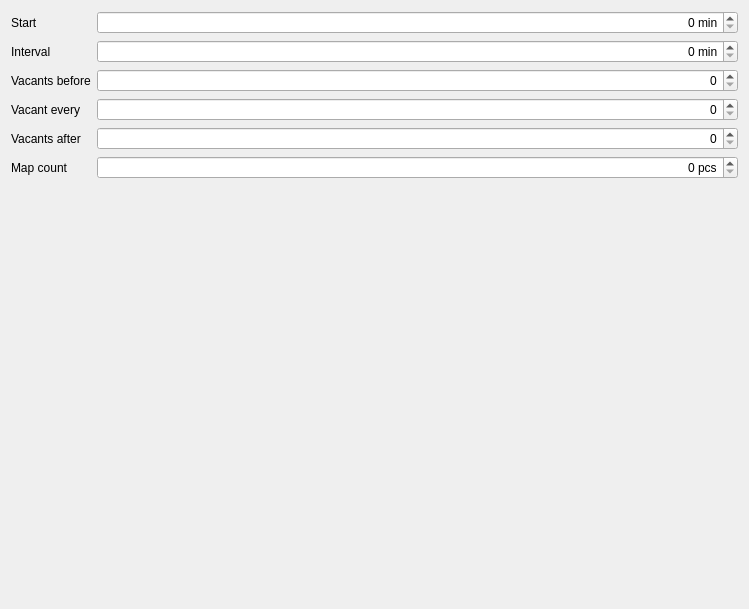
<?xml version="1.0" encoding="UTF-8"?>
<ui version="4.0">
 <class>ClassDefWidget</class>
 <widget class="QWidget" name="ClassDefWidget">
  <property name="geometry">
   <rect>
    <x>0</x>
    <y>0</y>
    <width>749</width>
    <height>609</height>
   </rect>
  </property>
  <property name="windowTitle">
   <string>Form</string>
  </property>
  <layout class="QFormLayout" name="formLayout">
   <item row="0" column="0">
    <widget class="QLabel" name="label_3">
     <property name="text">
      <string>Start</string>
     </property>
    </widget>
   </item>
   <item row="1" column="0">
    <widget class="QLabel" name="label_6">
     <property name="text">
      <string>Interval</string>
     </property>
    </widget>
   </item>
   <item row="2" column="0">
    <widget class="QLabel" name="label_7">
     <property name="text">
      <string>Vacants before</string>
     </property>
    </widget>
   </item>
   <item row="0" column="1">
    <widget class="qf::qmlwidgets::SpinBox" name="spinBox">
     <property name="alignment">
      <set>Qt::AlignRight|Qt::AlignTrailing|Qt::AlignVCenter</set>
     </property>
     <property name="suffix">
      <string> min</string>
     </property>
     <property name="maximum">
      <number>999999</number>
     </property>
     <property name="dataId" stdset="0">
      <string>classdefs.startTimeMin</string>
     </property>
    </widget>
   </item>
   <item row="1" column="1">
    <widget class="qf::qmlwidgets::SpinBox" name="spinBox_2">
     <property name="alignment">
      <set>Qt::AlignRight|Qt::AlignTrailing|Qt::AlignVCenter</set>
     </property>
     <property name="suffix">
      <string> min</string>
     </property>
     <property name="maximum">
      <number>999999</number>
     </property>
     <property name="dataId" stdset="0">
      <string>classdefs.startIntervalMin</string>
     </property>
    </widget>
   </item>
   <item row="2" column="1">
    <widget class="qf::qmlwidgets::SpinBox" name="spinBox_3">
     <property name="alignment">
      <set>Qt::AlignRight|Qt::AlignTrailing|Qt::AlignVCenter</set>
     </property>
     <property name="maximum">
      <number>999999</number>
     </property>
     <property name="dataId" stdset="0">
      <string>classdefs.vacantsBefore</string>
     </property>
    </widget>
   </item>
   <item row="3" column="0">
    <widget class="QLabel" name="label_8">
     <property name="text">
      <string>Vacant every</string>
     </property>
    </widget>
   </item>
   <item row="4" column="0">
    <widget class="QLabel" name="label_9">
     <property name="text">
      <string>Vacants after</string>
     </property>
    </widget>
   </item>
   <item row="3" column="1">
    <widget class="qf::qmlwidgets::SpinBox" name="spinBox_4">
     <property name="alignment">
      <set>Qt::AlignRight|Qt::AlignTrailing|Qt::AlignVCenter</set>
     </property>
     <property name="maximum">
      <number>999999</number>
     </property>
     <property name="dataId" stdset="0">
      <string>classdefs.vacantEvery</string>
     </property>
    </widget>
   </item>
   <item row="4" column="1">
    <widget class="qf::qmlwidgets::SpinBox" name="spinBox_5">
     <property name="alignment">
      <set>Qt::AlignRight|Qt::AlignTrailing|Qt::AlignVCenter</set>
     </property>
     <property name="maximum">
      <number>999999</number>
     </property>
     <property name="dataId" stdset="0">
      <string>classdefs.vacantsAfter</string>
     </property>
    </widget>
   </item>
   <item row="5" column="0">
    <widget class="QLabel" name="label_10">
     <property name="text">
      <string>Map count</string>
     </property>
    </widget>
   </item>
   <item row="5" column="1">
    <widget class="qf::qmlwidgets::SpinBox" name="spinBox_6">
     <property name="alignment">
      <set>Qt::AlignRight|Qt::AlignTrailing|Qt::AlignVCenter</set>
     </property>
     <property name="suffix">
      <string> pcs</string>
     </property>
     <property name="maximum">
      <number>999999</number>
     </property>
     <property name="dataId" stdset="0">
      <string>classdefs.mapCount</string>
     </property>
    </widget>
   </item>
  </layout>
 </widget>
 <customwidgets>
  <customwidget>
   <class>qf::qmlwidgets::SpinBox</class>
   <extends>QSpinBox</extends>
   <header location="global">qf/qmlwidgets/spinbox.h</header>
  </customwidget>
 </customwidgets>
 <resources/>
 <connections/>
</ui>
